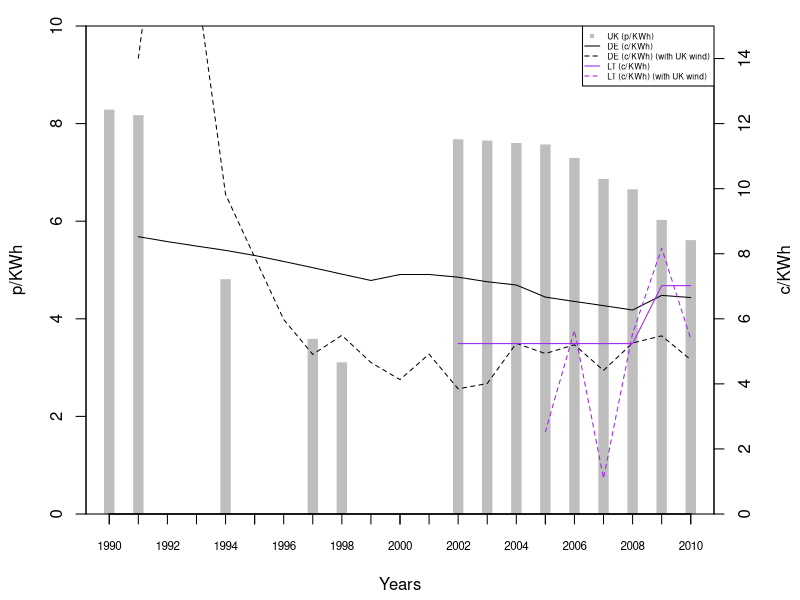

This chart was generated by the following R code:
####################
#
#	Title:  Anticipated price of wind energy (1990 - 2010)
#	Source: Calculations and assumptions: Buttler and Neuhoff (2008, 2004). EUROSTAT (nrg_113a, nrg_1072). [Previous calculations]
#	Notes: 
# Units: p/KWh and c/KWh (in 2003 price)
# Dependencies: fig_expected-average-remuneration.R (DE.PMT.csv, LT.PMT.csv, UK.PMT.csv).
#
####################

#library(ggplot2)
#library(reshape2)

# LOAD THE DATA
data.DE.PMT = read.csv("DE.PMT.csv") # in c/KWh
data.LT.PMT = read.csv("LT.PMT.csv") # in c/KWh
data.UK.PMT = read.csv("UK.PMT.csv") # in p/KWh

data.capacity = read.csv("eurostat-nrg_113a_capacity-wind-MW.csv")
data.production = read.csv("eurostat-nrg_1072_production-wind-GWh.csv") # this is in GWh so late we have to multiply with 1000 to get it in MWh.

data.streg.prices = read.csv("lauber-mez_streg-prices.csv") # in Pfennig/KWh
data.nffo.prices2 = read.csv("mitchell_nffo-prices.csv") # in p/KWh
#data.nffo.prices = read.csv("nfpa_average-NFFO-prices.csv") # What specificly is wrong with these numbers ?
#colnames(data.nffo.prices) <- c("NFFO","Years", "Price")

data.rpi.UK = read.csv("ons_mm23_rpi.csv") # index (January 1987=100)
data.rpi.DE = read.csv("destatis_WZ08-47_rpi.csv") # index (2005=100)
data.ppi = read.csv("eurostat-sts_inpp_a_producerpriceindex.csv") # index (2005=100)
  
# Parameters
Discount.rate = 0.08 # 8%
Exchange.rate.GBP = 1.5 # GBP/EUR
Exchange.rate.pfennig =  0.51 # EUR-cent per Pfennig
DE.FIT.initial.fee = 9.1 # c/KWh. From EEG 2000.
DE.FIT.basic.fee = 6.17 # c/KWh. From EEG 2000.
Pool.price.UK = 1.5 # p/KWh. Why not same pool price for NFFO and ROC ???
Future.inflation.rate = 0.0196 # 1.96% annually. From Butler and Neuhoff calculations. Assumption: ECB target of just below 2%. And identical in all three countries.

# Time range
years = c(1990:2010)
# years.StrEG = years[1:10]

# Creating empty components that we will fill content into later
NFFO.cash.flow = matrix(NA, ncol = nrow(data.nffo.prices2), nrow = 20) # p/KWh
StrEG.cash.flow = matrix(NA, ncol = length(years[1:10]), nrow = 20) # c/KWh
colnames(NFFO.cash.flow) = data.nffo.prices2$Year
colnames(StrEG.cash.flow) = years[1:10]


#####
# Fixing base years of the indecies
#####

# We deflate each value in the cash flow, to the price index in the corresponding year. For years after 2011 we assume the same fixed inflation rate for all countries (1.96%)

# This function changes the base of of an index. Required: the new base year, list of years and corresponding list of index values (as old base year).
SET.BASE.YEAR = function(base.year, list.years, list.index){
  i = match(base.year, list.years) # finds the row number that corresponds to the base.year
  df = cbind(list.years, lapply(list.index, function(x){x/list.index[i]*100}) ) # recaulculating index values
  colnames(df) = c("Years", paste("Index (",base.year,"=100)", sep = "") )
  df # return data frame with years and index.
}

UK.2003.rpi = SET.BASE.YEAR(2003, data.rpi.UK$X, data.rpi.UK$CHAW)
DE.2003.rpi = SET.BASE.YEAR(2003, data.rpi.DE$X, data.rpi.DE[,2])

# Extending the price indecies from 2012-2040, using the fixed inflation rates.

UK.2003.rpi.extended = matrix(NA, ncol = 2, nrow = (nrow(UK.2003.rpi)+(2040-2011)) )
colnames(UK.2003.rpi.extended) = c("Years", "Index")
for(i in 1:nrow(UK.2003.rpi.extended)) {
  if(i <= nrow(UK.2003.rpi)) {
    UK.2003.rpi.extended[,1][[i]] = UK.2003.rpi[,1][[i]]
    UK.2003.rpi.extended[,2][[i]] = UK.2003.rpi[,2][[i]]
  } else {
    UK.2003.rpi.extended[,1][[i]] = UK.2003.rpi.extended[,1][[i-1]] + 1
    UK.2003.rpi.extended[,2][[i]] = UK.2003.rpi.extended[,2][[i-1]] * (1+Future.inflation.rate)
  }
}

DE.2003.rpi.extended = matrix(NA, ncol = 2, nrow = (nrow(DE.2003.rpi)+(2040-2011)) )
colnames(DE.2003.rpi.extended) = c("Years", "Index")
for(i in 1:nrow(DE.2003.rpi.extended)) {
  if(i <= nrow(DE.2003.rpi)) {
    DE.2003.rpi.extended[,1][[i]] = DE.2003.rpi[,1][[i]]
    DE.2003.rpi.extended[,2][[i]] = DE.2003.rpi[,2][[i]]
  } else {
    DE.2003.rpi.extended[,1][[i]] = DE.2003.rpi.extended[,1][[i-1]] + 1
    DE.2003.rpi.extended[,2][[i]] = DE.2003.rpi.extended[,2][[i-1]] * (1+Future.inflation.rate)
  }
}



#####
# StrEG cash flow
#####

# Using the StrEG prices (90% of consumer electricity prices), we fill in each year with its respective price.
# For years after 1999 where the StrEG system has been terminated and therefore exsist no StrEG price:
# We will assume 4 years with initial fee (the min. in EEG 2000), and the remaining years with basic fee. This is similar to (but not mentioned in) Butler and Neuhoff (2008). This has been found by method of trial-and-error.
# EEG 2000: Operation time of prior installation is halved (min. 4 years). After that follow same reduction of rate rules as new installations.
for(i in 1:20) { # for each year after build (row)
  for(j in 2:length(years[1:10])) { # for each build year (coloumn). 
    # Note: we have no infomation on the StrEG prices in 1990, but have for 2000 - Butler and Neuhoff (2008) have for 1990 (for 2000 it is unknown wheter they use EEG or StrEG prices) - so we start our for-loop at 2 (1991) ???
    # Maybe Butler and Neuhoff (2008), made a "mistake" here, by using 1991-StrEG prices in 1990, and so on ???
    if( ((i-1)+(j-1)) <= length(data.streg.prices$StrEG) ) { # if we have a StrEG price for the given year (1991-2000).
      # StrEG prices are in pfennig - calculating it as EURO-cent.
      StrEG.cash.flow[i,j] = data.streg.prices$StrEG[[((i-1)+(j-1))]]*Exchange.rate.pfennig # c/KWh
    } else {
      if(i <= (length(data.streg.prices$StrEG)+4)-(j-1)+1) { # if in the first 4 years after StrEG (2001-2005), then pay initial fee from EEG 2000.
        StrEG.cash.flow[i,j] = DE.FIT.initial.fee # c/KWh
      } else { # if not in the first 4 years after StrEG (2001-2005), then pay basic fee from EEG 2000.
        StrEG.cash.flow[i,j] = DE.FIT.basic.fee # c/KWh
      }
    }
    
  }
}

# Price adjust
for(i in 1:20) { # for each year after build (row)
  for(j in 2:length(years[1:10])) { # for each build year (coloumn). 
    StrEG.cash.flow[i,j] = StrEG.cash.flow[i,j] / DE.2003.rpi.extended[,2][((i-1)+(j-1))] * 100
  }
}


#####
# NFFO cash flow
#####

# Calculating weigthed average contract price (weights are number of contracts in subband and non-subband)
# Setting the number of non-subbadn contracts to 1 instead of NA such that the weighted average works.
data.nffo.prices2$Projects[1:2] = 1
# Replace NA values with 0:
data.nffo.prices2[is.na(data.nffo.prices2)] = 0
# Calculate average price: (Price * Project + Price.Subband * Project.Subband) / (Project + Project.Subband)
NFFO.weighted.prices = cbind(data.nffo.prices2[1:2], apply(data.nffo.prices2, 1, function(x){ (x[3]*x[5]+x[4]*x[6])/(x[5]+x[6]) }))
colnames(NFFO.weighted.prices) = c("NFFO", "Year", "Price")
      
for(i in 1:20) { # for each year after build (row)
  for(j in 1:nrow(data.nffo.prices2)) { # for each build year (coloumn). 
    
    if(j == 1 && i <= 8) { # If NFFO1 and before 1998 then NFFO1 price
      NFFO.cash.flow[i,j] = NFFO.weighted.prices$Price[[j]]
    } else if(j == 2 && i <= 7) { # If NFFO2 and before 1998 then NFFO2 price
      NFFO.cash.flow[i,j] = NFFO.weighted.prices$Price[[j]]
    } else if(j > 2 && i <= 15) { # If NFFO3-5 then NFFO3-5 prices for first 15 years.
      NFFO.cash.flow[i,j] = NFFO.weighted.prices$Price[[j]]
    } else { # otherwise pay pool price
      NFFO.cash.flow[i,j] = Pool.price.UK 
    }
    
  }
}

# Price adjust
#a = c("START:")
for(i in 1:20) { # for each year after build (row)
  for(j in 1:nrow(data.nffo.prices2)) { # for each build year (coloumn). 
    y = match(colnames(NFFO.cash.flow)[[j]], UK.2003.rpi.extended[,1]) # finding the offset for each NFFO year
    #a = append(a, UK.2003.rpi.extended[,1][(i-1)+y])
    NFFO.cash.flow[i,j] = NFFO.cash.flow[i,j] / UK.2003.rpi.extended[,2][(i-1)+y] * 100
  }
  #a = append(a, "###")
}
#a

#####
# Calculating Net Present Value and correspoding Payment
#####

NPV = function(i, N) {
  SUM = 0
  for(t in 1:length(N)) {
    SUM = SUM + N[[t]]/((1+i)^t)
  }
  SUM # returns the SUM
}

PMT = function(i, n, PV) {
  PV / ( (1 - (1/(1 + i)^n)) / i ) # Returns payment
}  

# calculating NPV for each year
StrEG.NPV = sapply(colnames(StrEG.cash.flow), function(x){NPV(Discount.rate, StrEG.cash.flow[, x])} ) 
NFFO.NPV = sapply(colnames(NFFO.cash.flow), function(x){NPV(Discount.rate, NFFO.cash.flow[, x])} )

# calculating Payment for each year
StrEG.PMT = lapply(StrEG.NPV, function(x){PMT(Discount.rate, 20, x)} ) 
NFFO.PMT = lapply(NFFO.NPV, function(x){PMT(Discount.rate, 20, x)} )


#####
# Merging NFFO wtih ROC and StrEG with EEG
#####

NFFO.PMT.temp = cbind(data.nffo.prices2$Year, NFFO.PMT)
colnames(data.UK.PMT) = c("Years","UK.PMT")
colnames(NFFO.PMT.temp) = c("Years","UK.PMT") # needs identical colomnames inorder to merge
rownames(NFFO.PMT.temp) = NULL # resets row names
UK.PMT = rbind(NFFO.PMT.temp ,data.UK.PMT)

StrEG.PMT.temp = cbind(years[1:10], StrEG.PMT) 
colnames(data.DE.PMT) = c("Years","DE.PMT")
colnames(StrEG.PMT.temp) = c("Years","DE.PMT") # needs identical colomnames inorder to merge
rownames(StrEG.PMT.temp) = NULL # resets row names
DE.PMT = rbind(StrEG.PMT.temp, data.DE.PMT)


#####
# Scale to UK wind resources
#####

# From Butler and Neuhoff (2008): "If, for example, [wind-]output is 20% higher, then the price paid per MWh can be reduced by 20% while maintaining the same revenue stream for the project and creating little additional maintenance costs."
DE.wind.scalefactor = cbind(data.production$X, (data.production$Germany/data.capacity$Germany*1000) / (data.production$United.Kingdom/data.capacity$United.Kingdom*1000) )
colnames(DE.wind.scalefactor) = c("Years", "Share")
LT.wind.scalefactor = cbind(data.production$X, (data.production$Lithuania/data.capacity$Lithuania*1000) / (data.production$United.Kingdom/data.capacity$United.Kingdom*1000) )
colnames(LT.wind.scalefactor) = c("Years", "Share")

# Manual restricting time period to 1991-2010 for both lists.
DE.PMT.windadjusted = cbind(DE.PMT[2:21,1], as.numeric(DE.PMT[2:21,2])*as.numeric(DE.wind.scalefactor[1:20,2])) # c/KWh, RPI price adjusted (2003=100). And adjusted relative to the higher wind speeds in UK.
# Manual restricting time period to 2004-2010 for both lists.
LT.PMT.windadjusted = cbind(data.LT.PMT[3:9,1], as.numeric(data.LT.PMT[3:9,2])*as.numeric(LT.wind.scalefactor[14:20,2])) # c/KWh, RPI price adjusted (2003=100). And adjusted relative to the higher wind speeds in UK.


#####
# Plotting
#####

pdf(file="fig_anticipated-price-energy.pdf", height=3.5, width=5)

par(mar=c(4,4,1,4)+.3, yaxs='i') # margin, and y-axis start at y=0
plot(x=UK.PMT[1:14,1], y=UK.PMT[1:14,2], axes=FALSE, col="gray", type="h", lwd=10, lend="square", xlab="Years", ylab="p/KWh", ylim=range(0,10))
axis(1, labels=FALSE)
axis(1, at=years, cex.axis=0.7)
axis(2)
par(new=TRUE) # plot the following using the secondary axis: 
plot(x=c(1990, DE.PMT[2:21,1]), y=c(NA, DE.PMT[2:21,2]), type="l", xaxt="n", yaxt="n", xlab="", ylab="", ylim=range(0,10*Exchange.rate.GBP))
lines(x=DE.PMT.windadjusted[,1], y=DE.PMT.windadjusted[,2], lty="dashed", lwd=1)
lines(x=data.LT.PMT[1:9,1], y=data.LT.PMT[1:9,2], col="purple")
lines(x=LT.PMT.windadjusted[,1], y=LT.PMT.windadjusted[,2], col="purple", lty="dashed", lwd=1)
axis(4) # add secondary axis
mtext("c/KWh",side=4,line=3)
legend("topright", legend=c("UK (p/KWh)","DE (c/KWh)", "DE (c/KWh) (with UK wind)", "LT (c/KWh)", "LT (c/KWh) (with UK wind)"), col=c("grey","black","black","purple","purple"), lty = c(NA,"solid","dashed","solid","dashed"), pch = c(15, NA, NA, NA, NA), lwd=c(20, 1, 1, 1, 1), cex=0.5)

dev.off()
